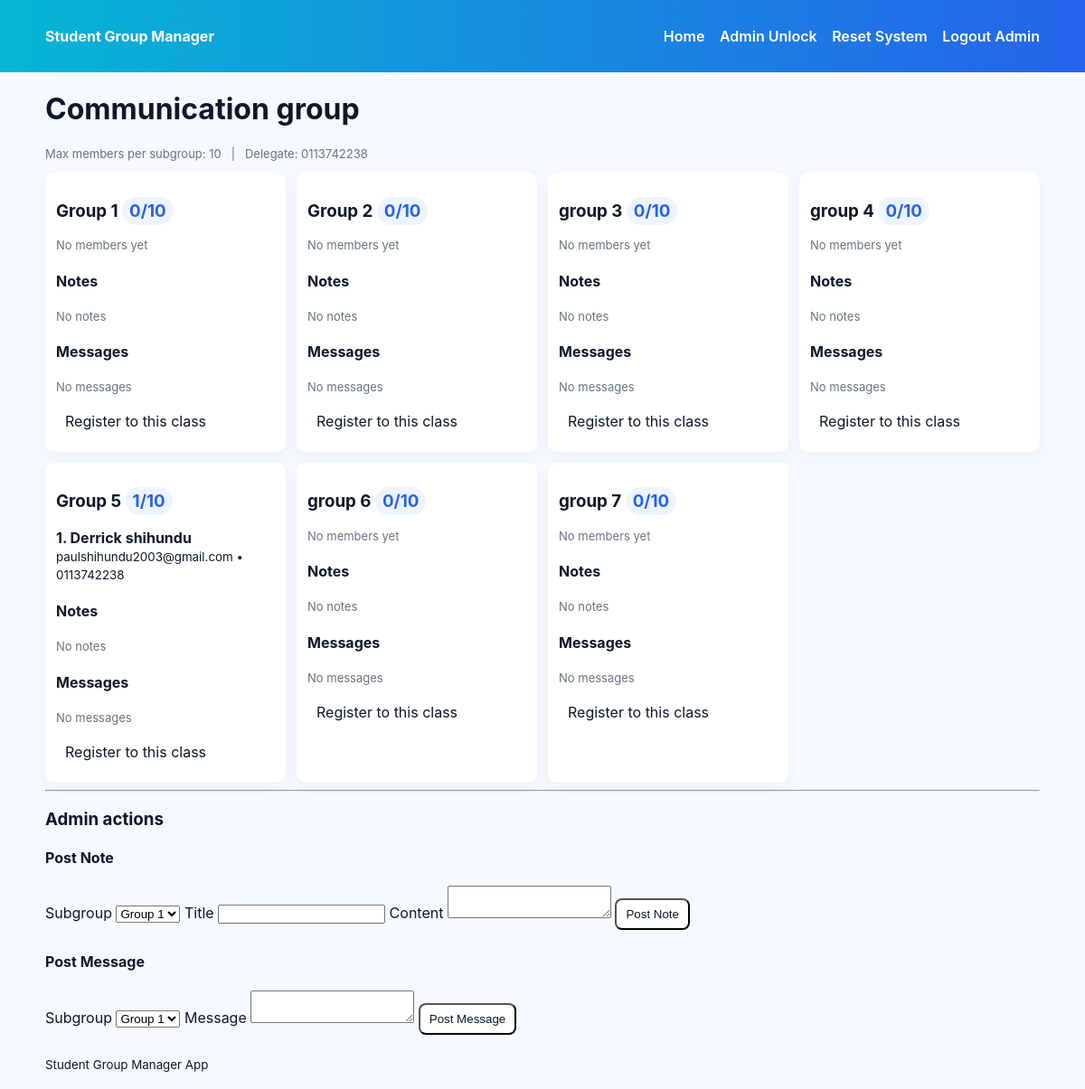
/class/1/ (signed in), run on the app's committed database.
### groups/models.py (models this page shows, shortened)
class MainGroup(models.Model):
    name = models.CharField(max_length=200)
    join_password = models.CharField(max_length=128)
    notes_password = models.CharField(max_length=128)
    max_members = models.PositiveIntegerField(default=10)
    delegate_phone = models.CharField(max_length=40, blank=True, null=True)
    created_at = models.DateTimeField(default=timezone.now)

class SubGroup(models.Model):
    main_group = models.ForeignKey(MainGroup, on_delete=models.CASCADE, related_name='subgroups')
    name = models.CharField(max_length=100)
    leader = models.ForeignKey('Student', null=True, blank=True, on_delete=models.SET_NULL, related_name='leading_group')

class Student(models.Model):
    subgroup = models.ForeignKey(SubGroup, on_delete=models.CASCADE, related_name='members')
    name1 = models.CharField(max_length=200)
    name2 = models.CharField(max_length=200)
    name3 = models.CharField(max_length=200, blank=True)
    email = models.EmailField()
    phone = models.CharField(max_length=40, unique=True)
    courses = models.ManyToManyField(Course, blank=True)
    joined_at = models.DateTimeField(default=timezone.now)

### groups/views.py (the view)
# urls.py: path('class/<int:pk>/', views.class_detail, name='class_detail'),
def class_detail(request, pk):
    cls = get_object_or_404(MainGroup, pk=pk)
    subgroups = cls.subgroups.all()
    is_admin = request.session.get('is_admin', False)
    return render(request, 'groups/class_detail.html', {'cls': cls, 'subgroups': subgroups, 'is_admin': is_admin})

### groups/templates/groups/class_detail.html (shortened to what this page needs)
{% extends 'groups/base.html' %}
{% block content %}
<h1>{{ cls.name }}</h1>
<p class="small">Max members per subgroup: {{ cls.max_members }} &nbsp; | &nbsp; Delegate: {{ cls.delegate_phone|default:"None" }}</p>
<div class="subgroups-grid">
  {% for sg in subgroups %}
    <div class="group-card">
      <h3>{{ sg.name }} <span class="chip">{{ sg.members.count }}/{{ cls.max_members }}</span></h3>
      <ul class="members">
        {% for m in sg.members.all %}
          <li><strong>{{ forloop.counter }}. {{ m.name1 }} {{ m.name2 }}{% if m.name3 %} {{ m.name3 }}{% endif %}</strong><br><small>{{ m.email }} • {{ m.phone }}</small></li>
        {% empty %}
          <li class="small">No members yet</li>
        {% endfor %}
      </ul>
      <div class="notes">
        <h4>Notes</h4>
        {% for note in sg.notes.all %}
          <div class="note"><strong>{{ note.title }}</strong><p>{{ note.content }}</p><small>{{ note.posted_at }}</small></div>
        {% empty %}
          <div class="small">No notes</div>
        {% endfor %}
      </div>
      <div class="messages">
        <h4>Messages</h4>
        {% for msg in sg.messages.all %}
          <div class="note"><p>{{ msg.content }}</p><small>{{ msg.posted_at }}</small></div>
        {% empty %}
          <div class="small">No messages</div>
        {% endfor %}
      </div>
      <div style="margin-top:8px">
        <a class="btn" href="{% url 'groups:register' cls.pk %}">Register to this class</a>
      </div>
    </div>
  {% endfor %}
</div>
<hr>
{% if is_admin %}
  <h3>Admin actions</h3>
  <h4>Post Note</h4>
  <form method="post" action="{% url 'groups:post_note' cls.pk %}">
    <label>Subgroup</label>
    <select name="subgroup">
      {% for sg in subgroups %}<option value="{{ sg.pk }}">{{ sg.name }}</option>{% endfor %}
    </select>
    <label>Title</label>
    <input name="title">
    <label>Content</label>
    <textarea name="content"></textarea>
    <button class="btn" type="submit">Post Note</button>
  </form>
  <h4>Post Message</h4>
  <form method="post" action="{% url 'groups:post_message' cls.pk %}">
    <label>Subgroup</label>
    <select name="subgroup">
      {% for sg in subgroups %}<option value="{{ sg.pk }}">{{ sg.name }}</option>{% endfor %}
    </select>
    <label>Message</label>
    <textarea name="content"></textarea>
    <button class="btn" type="submit">Post Message</button>
  </form>
{% else %}
  <p class="small">Admin actions are hidden. <a href="{% url 'groups:admin_unlock' %}">Unlock admin</a></p>
{% endif %}
{% endblock %}

### groups/static/groups/styles.css (style rules this page uses)
body { font-family: Inter, Arial, sans-serif; margin:0; background:#f6f9ff; color:#0f172a; }
.btn { display:inline-block; padding:8px 10px; border-radius:8px; background:white; color:#0f172a; text-decoration:none; margin:4px 0; }
.subgroups-grid { display:grid; grid-template-columns: repeat(auto-fill,minmax(260px,1fr)); gap:12px; }
.group-card { background:#fff; padding:12px; border-radius:10px; box-shadow:0 6px 18px rgba(2,6,23,0.04); }
.small { color:#6b7280; font-size:13px }
.chip { background:#eef4ff; padding:4px 8px; border-radius:999px; color:#2563eb; font-weight:700; }
.members { list-style:none; padding-left:0; margin:8px 0; }

### data on the page
MainGroup: name "Communication group", max_members "10", delegate_phone "0113742238"
SubGroup: name "Group 1", members.count "0"
SubGroup: name "Group 2", members.count "0"
SubGroup: name "group 3", members.count "0"
SubGroup: name "group 4", members.count "0"
SubGroup: name "Group 5", members.count "1"
Student: name1 "Derrick", name2 "shihundu", email "paulshihundu2003@gmail.com", phone "0113742238"
SubGroup: name "group 6", members.count "0"
SubGroup: name "group 7", members.count "0"

### other printed values
form field subgroup "Group 1"
